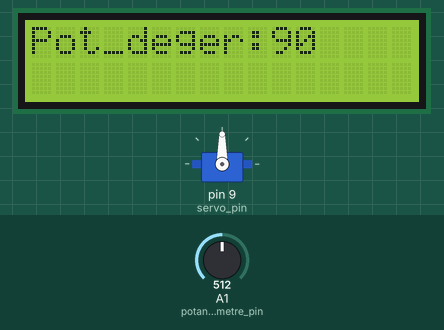
A sketch run on a simulated Arduino Uno, built with avr-gcc and run on an emulated ATmega328P. On the bench: 16×2 character LCD, servo. Wiring (inferred from the names in the program): servo: signal pin 9. Inputs (shaded band) come from the test bench; at power-on: A1 (potansiyometre_pin) = 512. Servo pulses on a pin are drawn as a servo (544–2400 µs = 0–180°); what the sketch prints to the serial monitor is not drawn.

Above: at 1.2 s.
1.3 s: A1 (potansiyometre_pin) set to 716
At 2.4 s:
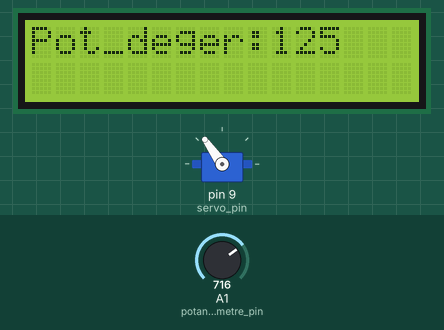
2.8 s: A1 (potansiyometre_pin) set to 900
At 3.8 s:
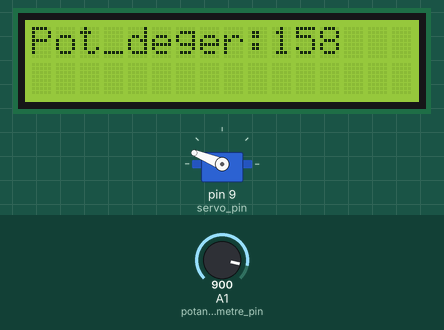
4.3 s: A1 (potansiyometre_pin) set to 1023
At 5.3 s:
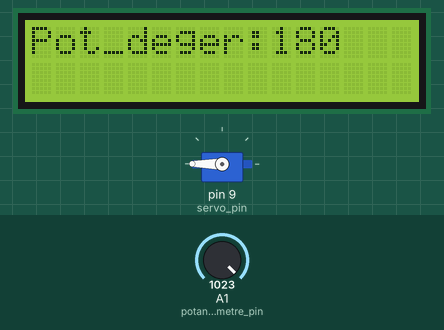
5.8 s: A1 (potansiyometre_pin) set to 306
At 6.9 s:
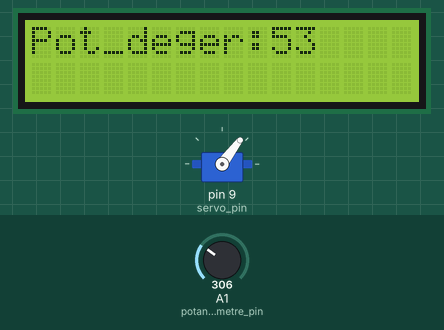
7.3 s: A1 (potansiyometre_pin) set to 122
At 8.5 s:
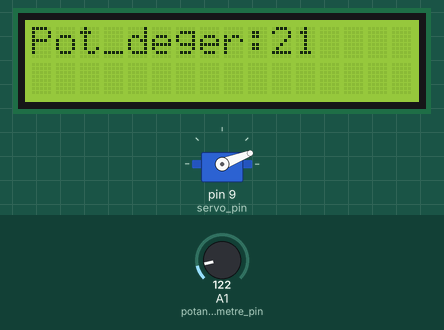
8.8 s: A1 (potansiyometre_pin) set to 0
At 9.8 s:
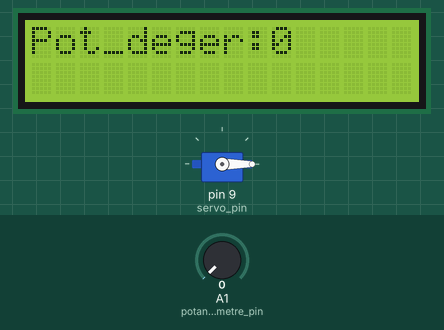
Timing chart, 0 to 11.3 s (numbered marks = the images above; inputs shaded):
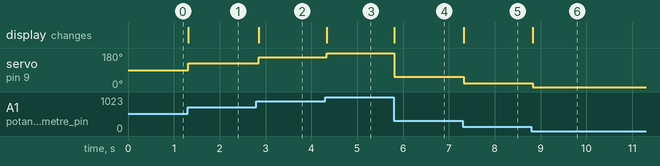

The sketch:

mak451_1819_hw2_handey_ld_r_m1.ino
```cpp
// include the library code:
#include <LiquidCrystal.h>
// initialize the library with the numbers of the interface pins
LiquidCrystal lcd(12, 11, 5, 4, 3, 2);

int servo_pin = 9 ;
const byte potansiyometre_pin = A1 ;
int pot_deger ;
int son_deger = 0 ;
int pwm;

void setup() {

  pinMode(servo_pin,OUTPUT) ;

  Serial.begin(9600) ;
  // set up the LCD's number of columns and rows:
  lcd.begin(16, 2) ;
  // Print a message to the LCD.

}

void loop() {

  pot_deger = analogRead(potansiyometre_pin) ;
  int yeni_deger = map(pot_deger,0,1023,0,180) ;

  Serial.println(yeni_deger);
  lcd.setCursor(0, 0) ;
  lcd.print("Pot_deger: ") ;
  lcd.setCursor(10, 0) ;
  lcd.print(yeni_deger);

  if(yeni_deger != son_deger){
  	son_deger = yeni_deger ;
    lcd.print("                         "); //ekranı temizledik
  	lcd.setCursor(0, 0) ;
    lcd.print("Pot_deger: ") ;
  	lcd.setCursor(10, 0) ;
  	lcd.print(yeni_deger);
    servoPulse(servo_pin, yeni_deger);
    delay(10) ;
    }

  else {
    lcd.print("                         "); //ekranı temizledik
  	lcd.setCursor(0, 0) ;
    lcd.print("Pot_deger: ") ;
  	lcd.setCursor(10, 0) ;
  	lcd.print(yeni_deger);
    servoPulse(servo_pin, yeni_deger);
    delay(10) ;
    }


}

void servoPulse(int servo_pin, int yeni_deger){ // Convert angle to microseconds
  pwm = (yeni_deger*11) + 500;
  digitalWrite(servo_pin,HIGH) ;
  delayMicroseconds(pwm) ;
  digitalWrite(servo_pin,LOW) ;
  delay(50) ; // Refresh cycle of servo

}
```

Measured:
- after the input at 1.3 s, servo on pin 9 (servo_pin): 90° → 125° at once; the display: changes at once (image 1)
- after the input at 2.8 s, servo on pin 9 (servo_pin): 125° → 158° after 0.06 s; the display: changes after 0.06 s (image 2)
- after the input at 4.3 s, servo on pin 9 (servo_pin): 158° → 180° at once; the display: changes at once (image 3)
- after the input at 5.8 s, servo on pin 9 (servo_pin): 180° → 53° at once; the display: changes at once (image 4)
- after the input at 7.3 s, servo on pin 9 (servo_pin): 53° → 21° at once; the display: changes at once (image 5)
- after the input at 8.8 s, servo on pin 9 (servo_pin): 21° → 0° at once; the display: changes at once (image 6)
